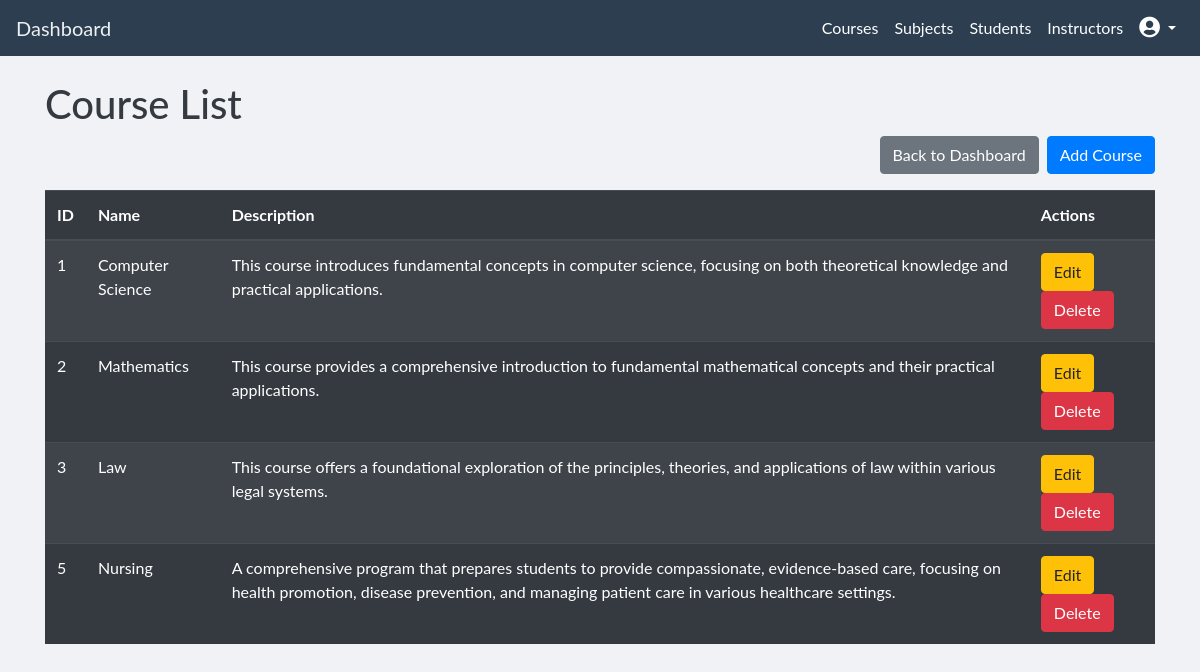
Screenshot of /course_list/ (signed in) with the database file from the repository.
### management_app/models.py (models this page shows, shortened)
class Course(models.Model):
    id = models.AutoField(primary_key=True)
    name = models.CharField(max_length=100)
    description = models.TextField()

### management_app/views.py (the view)
# urls.py: path('course_list/', views.course_list, name='course_list'),
@login_required
def course_list(request):
    courses = Course.objects.all()
    return render(request, 'management_app/course_templates/course_list.html', {'courses': courses})

### management_app/templates/management_app/course_templates/course_list.html (shortened to what this page needs)
{% extends 'management_app/course_templates/base.html' %}
{% block content %}
<h1>Course List</h1>
<div class="d-flex">
    <ul class="navbar-nav ml-auto">
        <li class="nav-item">
            <a href="{% url 'management_app:admin_home' %}" class="btn btn-secondary mb-3">Back to Dashboard</a>
        </li>
    </ul>
    <ul class="navbar-nav ml-2">
        <li class="nav-item">
            <a href="{% url 'management_app:course_create' %}" class="btn btn-primary mb-3">Add Course</a>
        </li>
    </ul>
</div>
<table class="table table-striped table-dark">
    <thead>
        <tr>
            <th>ID</th>
            <th>Name</th>
            <th>Description</th>
            <th>Actions</th>
        </tr>
    </thead>
    <tbody>
        {% for course in courses %}
        <tr>
            <td>{{ course.id }}</td>
            <td>{{ course.name }}</td>
            <td>{{ course.description }}</td>
            <td>
                <a href="{% url 'management_app:course_update' course.id %}" class="btn btn-warning">Edit</a>
                <a href="{% url 'management_app:course_delete' course.id %}" class="btn btn-danger">Delete</a>
            </td>
        </tr>
        {% endfor %}
    </tbody>
</table>
{% endblock %}

### static/management_app/css/course.css (style rules this page uses)
body { font-family: "Century Gothic", 'Lato', sans-serif; background-color: #f0f2f5; color: #343a40; }
.table-dark th, .table-dark td, .table-dark thead th { color: #ffffff; }

### rows the page displays
Course: id "1", name "Computer Science", description "This course introduces fundamental concepts in computer science, focusing on both theoretical knowledge and practical applications."
Course: id "2", name "Mathematics", description "This course provides a comprehensive introduction to fundamental mathematical concepts and their practical applications."
Course: id "3", name "Law", description "This course offers a foundational exploration of the principles, theories, and applications of law within various legal systems."
Course: id "5", name "Nursing", description "A comprehensive program that prepares students to provide compassionate, evidence-based care, focusing on health promotion, disease prevention, and managing patient care in various healthcare settings."
